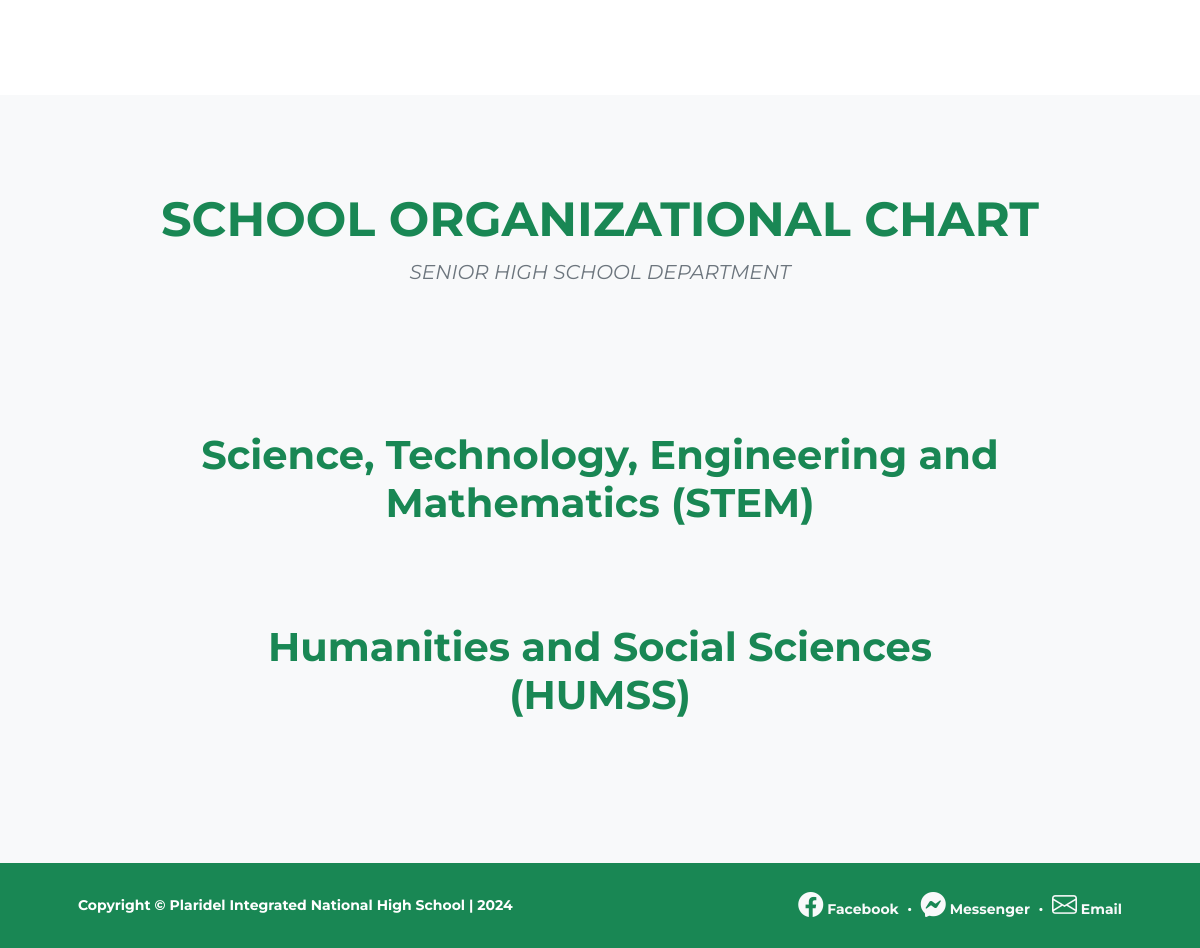
The page /about.php (lower part) on the database as committed earlier.
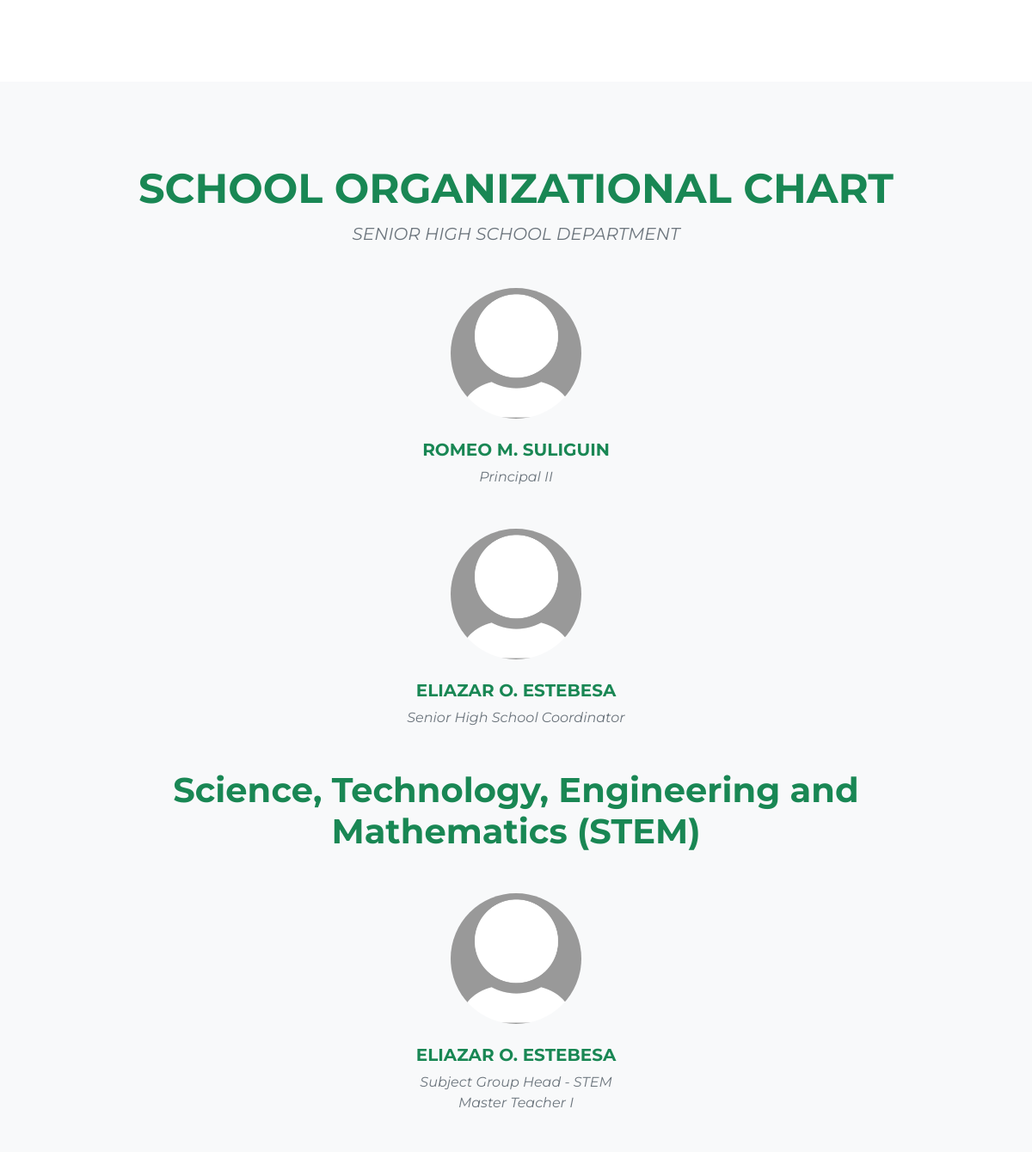
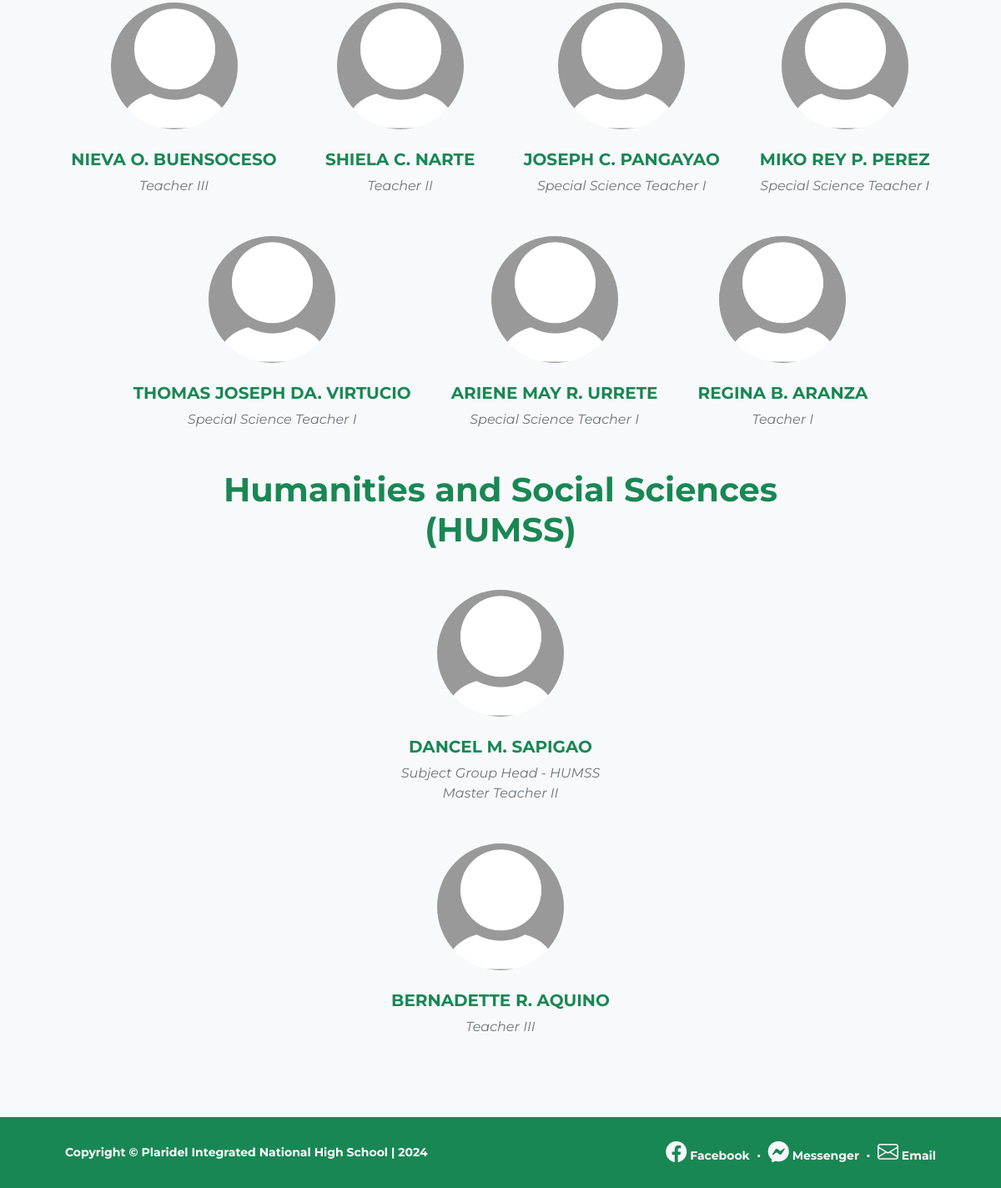
The same page on the database as committed later (2 pictures, top to bottom).
### tables this page shows
CREATE TABLE `faculty` (
  `id` int(11) NOT NULL,
  `firstName` varchar(255) NOT NULL,
  `middleName` varchar(255) DEFAULT NULL,
  `lastName` varchar(255) NOT NULL,
  `position` varchar(255) NOT NULL,
  `rank` varchar(100) NOT NULL,
  `track` varchar(100) NOT NULL,
  `type` enum('Principal','Teacher','Subject Group Head','Senior High School Coordinator') NOT NULL,
  `picture` varchar(255) NOT NULL
);

### about.php (the view, shortened to what this page needs)
<!DOCTYPE html>
<html lang="en">
<head>
    <link href="https://cdn.jsdelivr.net/npm/bootstrap-icons@1.5.0/font/bootstrap-icons.css" rel="stylesheet" />
    <link rel="stylesheet" href="https://cdnjs.cloudflare.com/ajax/libs/animate.css/4.1.1/animate.min.css" />
    <link href="css/styles.css" rel="stylesheet" />
    <link href="css/style.css" rel="stylesheet" />
    <link href="https://unpkg.com/aos@2.3.1/dist/aos.css" rel="stylesheet">
</head>
<body class="d-flex flex-column">
    <main class="flex-shrink-0">
        <section class="py-5" data-aos="fade-up" data-aos-anchor-placement="top-bottom">
        </section>
        <section class="py-5 py-5 bg-light" data-aos="fade-up" data-aos-anchor-placement="top-bottom">
            <div class="container px-5 my-5">
                <div class="text-center" data-aos="fade-up">
                    <h1 class="fw-bolder display-5 text-success">SCHOOL ORGANIZATIONAL CHART</h1>
                    <p class="lead fw-normal text-muted mb-5 fst-italic">SENIOR HIGH SCHOOL DEPARTMENT</p>
                </div>
                <div class="row gx-5 row-cols-1 row-cols-sm-2 row-cols-xl-3 justify-content-center mb-5" data-aos="fade-up">
                    <div class="col mb-5 mb-5 mb-xl-0">
                        <div class="text-center">
                            <?php
                            include 'conn.php';
                            $query = "SELECT * FROM faculty WHERE type='Principal'";
                            $query_run = mysqli_query($conn, $query);
                            while ($items = mysqli_fetch_array($query_run)) {
                                if ($items['picture']) {
                                    $picture = $items['picture'];
                                } else {
                                    $picture = 'default-profile-pic.jpg';
                                }
                                echo '<div class="col-auto">';
                                echo '<div class="col text-center">';
                                if (!empty($picture)) {
                                    echo '<img class="img-fluid rounded-circle mb-4 px-4" src="' . $picture . '" alt="Profile Picture" width="200">';
                                } else {
                                    echo '<img class="rounded-circle border border-warning mb-2" src="default-profile-pic.jpg" alt="Profile Picture" width="150">';
                                }
                                echo '</div>';
                                echo '<h5 class="fw-bolder text-success text-uppercase">' . $items['firstName'] . ' ' . $items['middleName'] . '. ' . $items['lastName'] . '</h5>';
                                echo '<div class="fst-italic text-muted">' . $items['position'] . '</div>';
                                echo '</div>';
                            }
                            ?>
                        </div>
                    </div>
                </div>
                <div class="row gx-5 row-cols-1 row-cols-sm-2 row-cols-xl-3 justify-content-center mb-5" data-aos="fade-up">
                    <div class="col mb-5 mb-5 mb-xl-0">
                        <div class="text-center">
                            <?php
                            include 'conn.php';
                            $query = "SELECT * FROM faculty WHERE type='Senior High School Coordinator'";
                            $query_run = mysqli_query($conn, $query);
                            while ($items = mysqli_fetch_array($query_run)) {
                                if ($items['picture']) {
                                    $picture = $items['picture'];
                                } else {
                                    $picture = 'default-profile-pic.jpg';
                                }
                                echo '<div class="col-auto">';
                                echo '<div class="col text-center">';
                                if (!empty($picture)) {
                                    echo '<img class="img-fluid rounded-circle mb-4 px-4" src="' . $picture . '" alt="Profile Picture" width="200">';
                                } else {
                                    echo '<img class="rounded-circle border border-warning mb-2" src="default-profile-pic.jpg" alt="Profile Picture" width="150">';
                                }
                                echo '</div>';
                                echo '<h5 class="fw-bolder text-success text-uppercase">' . $items['firstName'] . ' ' . $items['middleName'] . '. ' . $items['lastName'] . '</h5>';
                                echo '<div class="fst-italic text-muted">' . $items['position'] . '</div>';
                                echo '</div>';
                            }
                            ?>
                        </div>
                    </div>
                </div>
                <div class="text-center" data-aos="fade-up">
                    <h1 class="fw-bolder display-7 text-success mb-5">Science, Technology, Engineering and Mathematics (STEM)</h1>
                </div>
                <div class="row gx-5 row-cols-1 row-cols-sm-2 row-cols-xl-3 justify-content-center mb-5" data-aos="fade-up">
                    <div class="col mb-5 mb-5 mb-xl-0">
                        <div class="text-center">
                            <?php
                            include 'conn.php';
                            $query = "SELECT * FROM faculty WHERE type='Subject Group Head' AND track='STEM'";
                            $query_run = mysqli_query($conn, $query);
                            while ($items = mysqli_fetch_array($query_run)) {
                                if ($items['picture']) {
                                    $picture = $items['picture'];
                                } else {
                                    $picture = 'default-profile-pic.jpg';
                                }
                                echo '<div class="col-auto">';
                                echo '<div class="col text-center">';
                                if (!empty($picture)) {
                                    echo '<img class="img-fluid rounded-circle mb-4 px-4" src="' . $picture . '" alt="Profile Picture" width="200">';
                                } else {
                                    echo '<img class="rounded-circle border border-warning mb-2" src="default-profile-pic.jpg" alt="Profile Picture" width="150">';
                                }
                                echo '</div>';
                                echo '<h5 class="fw-bolder text-success text-uppercase">' . $items['firstName'] . ' ' . $items['middleName'] . '. ' . $items['lastName'] . '</h5>';
                                echo '<div class="fst-italic text-muted">' . $items['type'] . ' - ' . $items['track'] . '</div>';
                                echo '<div class="fst-italic text-muted">' . $items['position'] . '</div>';
                                echo '</div>';
                            }
                            ?>
                        </div>
                    </div>
                </div>
                <div class="d-flex flex-wrap mb-5 row g-5 justify-content-center" data-aos="fade-up">
                    <?php
                    include 'conn.php';
                    $query = "SELECT * FROM faculty WHERE type='Teacher' AND track='STEM'";
                    $query_run = mysqli_query($conn, $query);
                    while ($items = mysqli_fetch_array($query_run)) {
                        if ($items['picture']) {
                            $picture = $items['picture'];
                        } else {
                            $picture = 'default-profile-pic.jpg';
                        }
                        echo '<div class="col-auto text-center">';
                        if (!empty($picture)) {
                            echo '<img class="img-fluid rounded-circle mb-4 px-4" src="' . $picture . '" alt="Profile Picture" width="200">';
                        } else {
                            echo '<img class="rounded-circle border border-warning mb-2" src="default-profile-pic.jpg" alt="Profile Picture" width="150">';
                        }
                        echo '<h5 class="fw-bolder text-success text-uppercase">' . $items['firstName'] . ' ' . $items['middleName'] . '. ' . $items['lastName'] . '</h5>';
                        echo '<div class="fst-italic text-muted">' . $items['position'] . '</div>';
                        echo '</div>';
                    }
                    ?>
                </div>
                <div class="text-center" data-aos="fade-up">
                    <h1 class="fw-bolder display-7 text-success mb-5">Humanities and Social Sciences<br>(HUMSS)</h1>
                </div>
                <div class="row gx-5 row-cols-1 row-cols-sm-2 row-cols-xl-3 justify-content-center mb-5" data-aos="fade-up">
                    <div class="col mb-5 mb-5 mb-xl-0">
                        <div class="text-center">
                            <?php
                            include 'conn.php';
                            $query = "SELECT * FROM faculty WHERE type='Subject Group Head' AND track='HUMSS'";
                            $query_run = mysqli_query($conn, $query);
                            while ($items = mysqli_fetch_array($query_run)) {
                                if ($items['picture']) {
                                    $picture = $items['picture'];
                                } else {
                                    $picture = 'default-profile-pic.jpg';
                                }
                                echo '<div class="col-auto">';
                                echo '<div class="col text-center">';
                                if (!empty($picture)) {
                                    echo '<img class="img-fluid rounded-circle mb-4 px-4" src="' . $picture . '" alt="Profile Picture" width="200">';
                                } else {
                                    echo '<img class="rounded-circle border border-warning mb-2" src="default-profile-pic.jpg" alt="Profile Picture" width="150">';
                                }
                                echo '</div>';
                                echo '<h5 class="fw-bolder text-success text-uppercase">' . $items['firstName'] . ' ' . $items['middleName'] . '. ' . $items['lastName'] . '</h5>';
                                echo '<div class="fst-italic text-muted">' . $items['type'] . ' - ' . $items['track'] . '</div>';
                                echo '<div class="fst-italic text-muted">' . $items['position'] . '</div>';
                                echo '</div>';
                            }
                            ?>
                        </div>
                    </div>
                </div>
                <div class="d-flex flex-wrap mb-5 row g-5 justify-content-center" data-aos="fade-up">
                    <?php
                    include 'conn.php';
                    $query = "SELECT * FROM faculty WHERE type='Teacher' AND track='HUMSS'";
                    $query_run = mysqli_query($conn, $query);
                    while ($items = mysqli_fetch_array($query_run)) {
                        if ($items['picture']) {
                            $picture = $items['picture'];
                        } else {
                            $picture = 'default-profile-pic.jpg';
                        }
                        echo '<div class="col-auto text-center">';
                        if (!empty($picture)) {
                            echo '<img class="img-fluid rounded-circle mb-4 px-4" src="' . $picture . '" alt="Profile Picture" width="200">';
                        } else {
                            echo '<img class="rounded-circle border border-warning mb-2" src="default-profile-pic.jpg" alt="Profile Picture" width="150">';
                        }
                        echo '<h5 class="fw-bolder text-success text-uppercase">' . $items['firstName'] . ' ' . $items['middleName'] . '. ' . $items['lastName'] . '</h5>';
                        echo '<div class="fst-italic text-muted">' . $items['position'] . '</div>';
                        echo '</div>';
                    }
                    ?>
                </div>
            </div>
        </section>
    </main>
    <footer class="bg-success py-4 mt-auto" data-aos="fade-up" data-aos-anchor-placement="top-bottom">
        <div class="container px-5">
            <div class="row align-items-center justify-content-between flex-column flex-sm-row">
                <div class="col-auto">
                    <div class="small m-0 text-white"><b>Copyright &copy; Plaridel Integrated National High School | 2024</b></div>
                </div>
                <div class="col-auto">
                    <b>
                        <a class="link-light small" href="https://www.facebook.com/depedtayoplaridelinhs301258/" target="_blank"><i class="bi bi-facebook"></i> Facebook</a>
                        <span class="text-white mx-1">&middot;</span>
                        <a class="link-light small" href="https://www.facebook.com/messages/t/100188291792759" target="_blank"><i class="bi bi-messenger"></i> Messenger</a>
                        <span class="text-white mx-1">&middot;</span>
                        <a class="link-light small" href="mailto:301258@deped.gov.ph"><i class="bi bi-envelope"></i> Email</a>
                    </b>
                </div>
            </div>
        </div>
    </footer>
</body>
</html>

### css/style.css (style rules this page uses)
* { margin: 0; padding: 0; font-family: 'Montserrat', sans-serif; }

### about.php (style rules this page uses)
i { font-size: 25px; }
a { text-decoration: none; }

Rows that differ between the two databases and show on the page:
added faculty: firstName "ROMEO", middleName "M", lastName "SULIGUIN", position "Principal II", shown under "SCHOOL ORGANIZATIONAL CHART"
added faculty: firstName "ELIAZAR", middleName "O", lastName "ESTEBESA", position "Senior High School Coordinator"
added faculty: firstName "ELIAZAR", middleName "O", lastName "ESTEBESA", type "Subject Group Head", track "STEM", position "Master Teacher I", shown under "Science, Technology, Engineering and Mathematics (STEM)"
added faculty: firstName "NIEVA", middleName "O", lastName "BUENSOCESO", position "Teacher III"
added faculty: firstName "SHIELA", middleName "C", lastName "NARTE", position "Teacher II"
added faculty: firstName "JOSEPH", middleName "C", lastName "PANGAYAO", position "Special Science Teacher I"
added faculty: firstName "MIKO REY", middleName "P", lastName "PEREZ", position "Special Science Teacher I"
added faculty: firstName "THOMAS JOSEPH", middleName "DA", lastName "VIRTUCIO", position "Special Science Teacher I"
added faculty: firstName "ARIENE MAY", middleName "R", lastName "URRETE", position "Special Science Teacher I"
added faculty: firstName "REGINA", middleName "B", lastName "ARANZA", position "Teacher I"
added faculty: firstName "DANCEL", middleName "M", lastName "SAPIGAO", type "Subject Group Head", track "HUMSS", position "Master Teacher II", shown under "Humanities and Social Sciences(HUMSS)"
added faculty: firstName "BERNADETTE", middleName "R", lastName "AQUINO", position "Teacher III"
